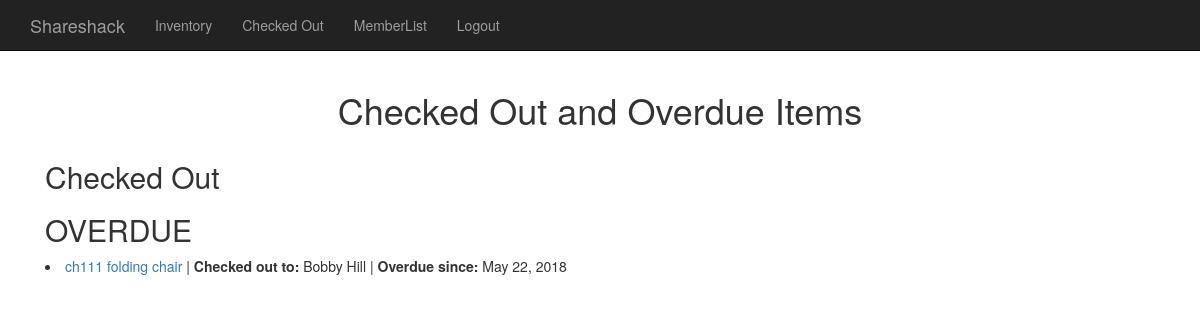
The app's page /shareShack/checkedoutitems/ (signed in), older data.
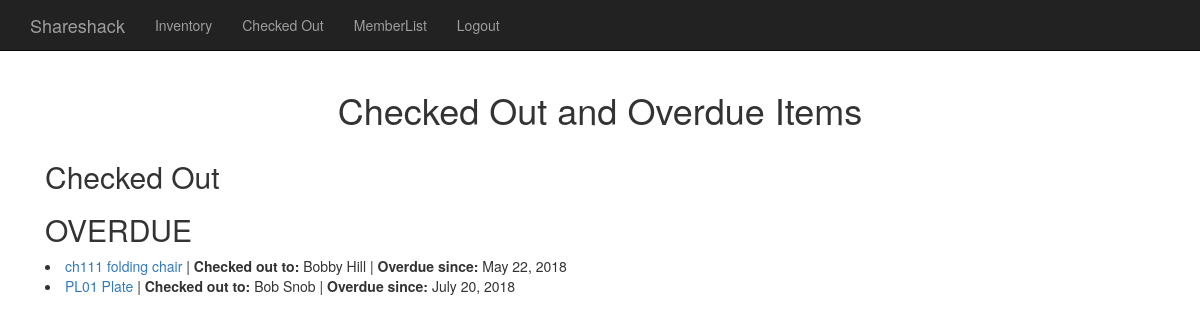
The same page, newer data.
### shareShack/models.py (models this page shows, shortened)
class Item(models.Model):
    CATERING = 'CA'
    LANDSCAPING = 'LA'
    RECREATION = 'RE'
    MAINTENANCE = 'MA'
    FURNITURE = 'FU'
    DEPARTMENT_CHOICES = (
        (CATERING, 'Catering'),
        (LANDSCAPING, 'Landscaping'),
        (RECREATION, 'Recreation'),
        (MAINTENANCE, 'Maintenance'),
        (FURNITURE, 'Furniture'),
    )
    department = models.CharField(
        max_length=2,
        choices=DEPARTMENT_CHOICES,
        default=FURNITURE,
    )
    writtenId = models.CharField("Written ID", max_length=30, unique=True)
    name = models.CharField(max_length=30)
    donor = models.CharField(max_length=30)
    date_Added = models.DateField(auto_now_add=True)
    condition = models.TextField(max_length=100, blank=True, null=True)
    in_Stock = models.BooleanField(default = True)
    checked_Out_To = models.ForeignKey(Borrower, models.SET_NULL, blank=True, null=True)
    due_Back = models.DateField(blank=True, null=True)

class Borrower(models.Model):
    first_name = models.CharField(max_length=30)
    last_name = models.CharField(max_length=30)
    email = models.EmailField()
    cardnumber = models.IntegerField(unique=True)
    dateJoined = models.DateField(auto_now_add=True)
    memberOf = models.ForeignKey(Organization, on_delete=models.CASCADE)
    def __str__(self):
        return "%s %s" % (self.first_name, self.last_name)

### shareShack/views.py (the view)
@login_required
def checkedOutItems(request):
    now = datetime.datetime.utcnow()
    checkedOut = Item.objects.all().exclude(checked_Out_To = None).filter(due_Back__gte = now.date()).order_by('checked_Out_To')
    overdue = Item.objects.all().filter(due_Back__lte = now.date()).order_by('due_Back')
    return render(request, 'checkedoutitems.html', { 'checkedOut': checkedOut, 'overdue': overdue})

### templates/checkedoutitems.html (shortened to what this page needs)
{%extends "layout.html"%}
{% load static %}
{%block logo%}Checked Out and Overdue Items{%endblock%}
{%block content%}
<div class="container">
    <h2>Checked Out</h2>
    <h2>OVERDUE</h2>
    {% for item in overdue %}
    <li><a href ="{% url 'item' item.id %}">{{ item.writtenId }} {{item.name }}</a> |
      <b>Checked out to: </b>{{item.checked_Out_To}} | <b>Overdue since:</b> {{item.due_Back}}</li>
    {% endfor %}
</div>
{%endblock%}

Row changes from the older to the newer data that the page shows:
now on this page (row edited): Item: writtenId "PL01", name "Plate", checked_Out_To "Bob Snob", due_Back "July 20, 2018"
